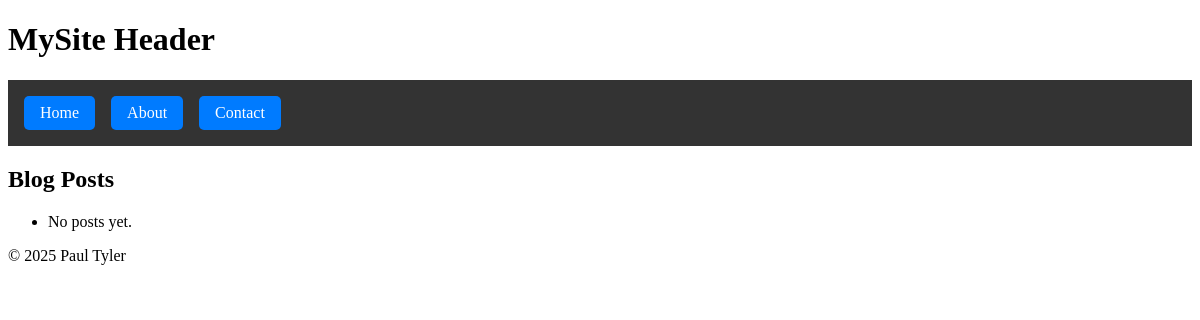
/blog/, run on an earlier commit of the app's database.
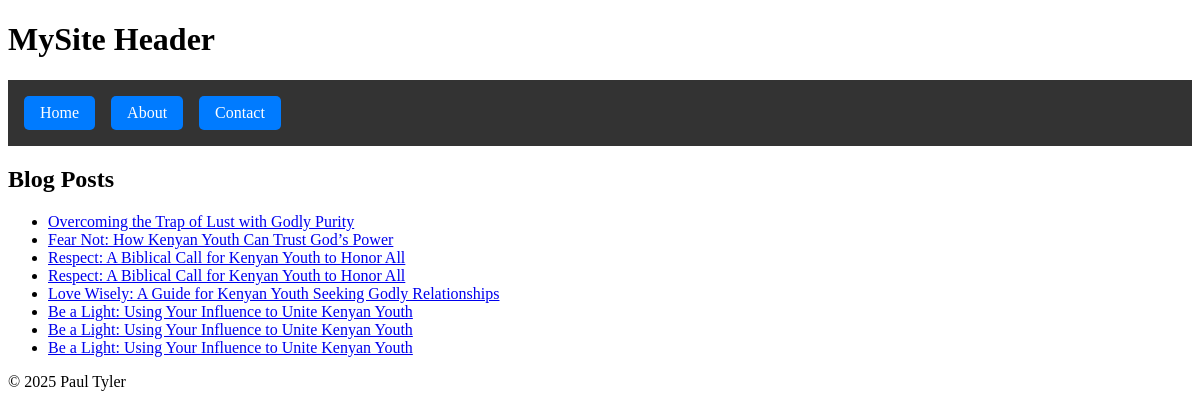
And on a later commit of the database.
### home/models.py (models this page shows)
class Post(models.Model):
    title = models.CharField(max_length=200)
    author = models.CharField(max_length=90, null=True)
    content = models.TextField()
    created_at = models.DateTimeField(auto_now_add=True)

### home/views.py (the view)
# urls.py: path('blog/', PostListView.as_view(), name='post-list'),
class PostListView(ListView):
    model = Post
    template_name = 'home/post_list.html'
    context_object_name = 'posts'

### home/templates/home/post_list.html
{% extends 'home/base.html' %}
{% block content %}
  <h2>Blog Posts</h2>
  <ul>
    {% for post in posts %}
      <li><a href="{% url 'post-detail' post.pk %}">{{ post.title }}</a></li>
    {% empty %}
      <li>No posts yet.</li>
    {% endfor %}
  </ul>
{% endblock %}

### home/templates/home/base.html (shortened to what this page needs)
<!DOCTYPE html>
<html>
<head>
  {% load static %}
  <link rel="stylesheet" href="{% static 'home/css/styles.css' %}">
</head>
<body>
  <header>
    <h1>MySite Header</h1>
    <nav>
      <a href="/" class="button {% if request.path == '/' %}active{% endif %}">Home</a>
      <a href="/about" class="button {% if request.path == '/about/' %}active{% endif %}">About</a>
      <a href="/contact" class="button {% if request.path == '/contact/' %}active{% endif %}">Contact</a>
    </nav>
  </header>
  <main>
    {% block content %}
    {% endblock %}
  </main>
  <footer>
    &copy; 2025 Paul Tyler
  </footer>
</body>
</html>

### home/static/home/css/styles.css (style rules this page uses)
nav { display: flex; gap: 1rem; padding: 1rem; background: #333; }
.button { color: white; text-decoration: none; padding: 0.5rem 1rem; background: #007BFF; border-radius: 5px; transition: background 0.3s; }

What changed in the data, as far as the page shows it:
added Post: title "Overcoming the Trap of Lust with Godly Purity"
added Post: title "Fear Not: How Kenyan Youth Can Trust God’s Power"
added Post: title "Respect: A Biblical Call for Kenyan Youth to Honor All"
added Post: title "Respect: A Biblical Call for Kenyan Youth to Honor All"
added Post: title "Love Wisely: A Guide for Kenyan Youth Seeking Godly Relationships"
added Post: title "Be a Light: Using Your Influence to Unite Kenyan Youth"
added Post: title "Be a Light: Using Your Influence to Unite Kenyan Youth"
added Post: title "Be a Light: Using Your Influence to Unite Kenyan Youth"
Also different on the page:
text no longer shown: "No posts yet."
